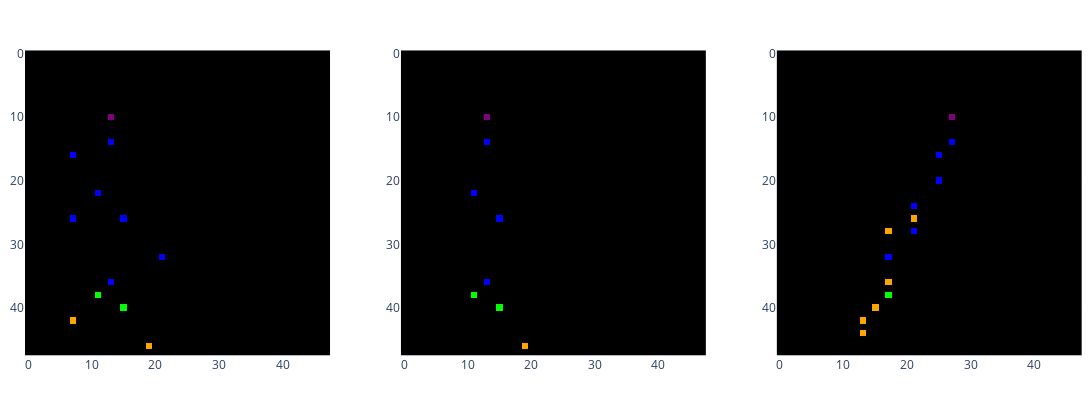

The code cell stored with this chart in its notebook:
### Code cell
fig = make_subplots(rows=1, cols=3)

fig.add_trace(go.Image(z=np.asarray(plot_climb(t1)), name="swooped"), row=1, col=1)
fig.add_trace(go.Image(z=np.asarray(plot_climb(t2)), name="swooped hard"), row=1, col=2)
fig.add_trace(go.Image(z=np.asarray(plot_climb(t3)), name="You Dont know me"), row=1, col=3)
fig.update_layout(
    margin=dict(l=10, r=10, b=10, t=10),
    width=1200,  # Adjust the width as needed
    height=400,  # Adjust the height as needed
)
fig.show()

### Figure 1 — Plotly figure (JSON) as saved in the notebook; plotly's stock layout.template omitted (floating-point values rounded to 4 significant figures; data arrays with more than 128 entries replaced by an {"elided": "..."} marker saying what was removed)
{"data": [{"name": "swooped", "type": "image", "xaxis": "x", "yaxis": "y", "z": {"elided": "48x48x3 int values"}}, {"name": "swooped hard", "type": "image", "xaxis": "x2", "yaxis": "y2", "z": {"elided": "48x48x3 int values"}}, {"name": "You Dont know me", "type": "image", "xaxis": "x3", "yaxis": "y3", "z": {"elided": "48x48x3 int values"}}], "layout": {"height": 400, "margin": {"b": 10, "l": 10, "r": 10, "t": 10}, "width": 1200, "xaxis": {"anchor": "y", "domain": [0, 0.2889]}, "xaxis2": {"anchor": "y2", "domain": [0.3556, 0.6444]}, "xaxis3": {"anchor": "y3", "domain": [0.7111, 1]}, "yaxis": {"anchor": "x", "domain": [0, 1]}, "yaxis2": {"anchor": "x2", "domain": [0, 1]}, "yaxis3": {"anchor": "x3", "domain": [0, 1]}}}
